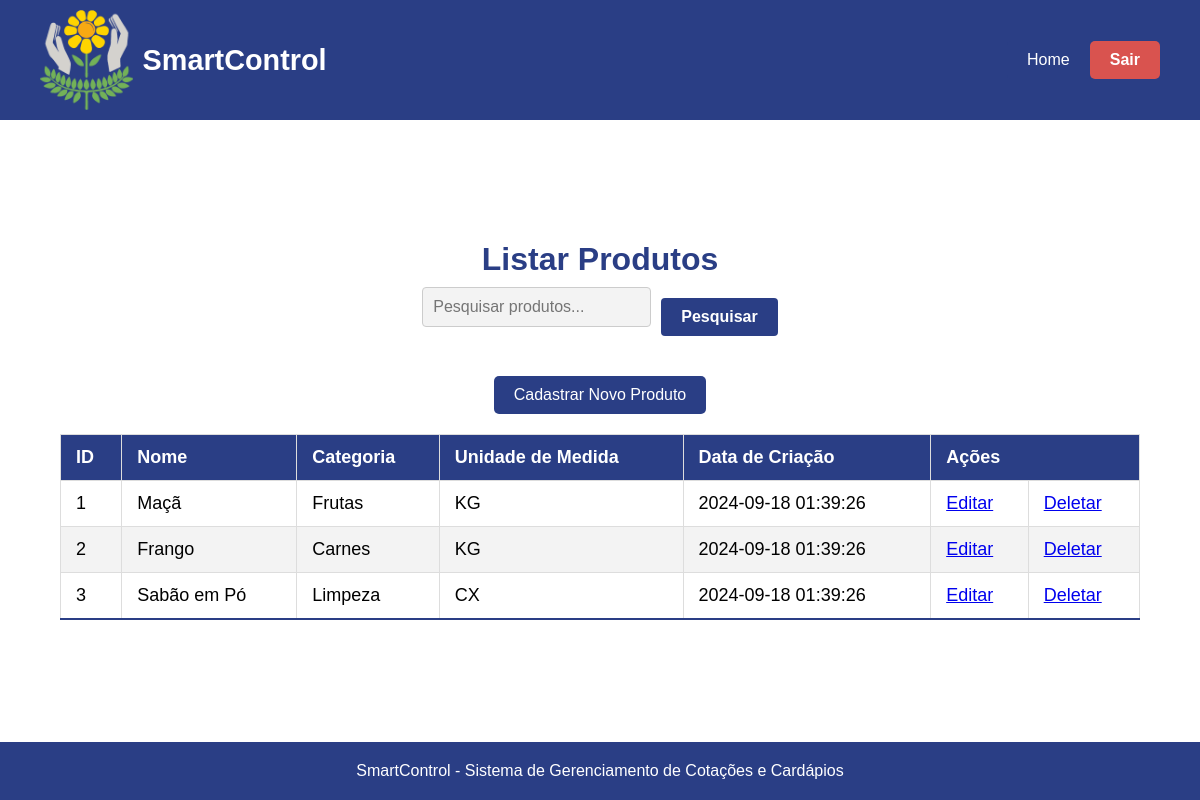
The app's page /assets/view/pages/produto/listarProduto/listarProduto.php, older data.
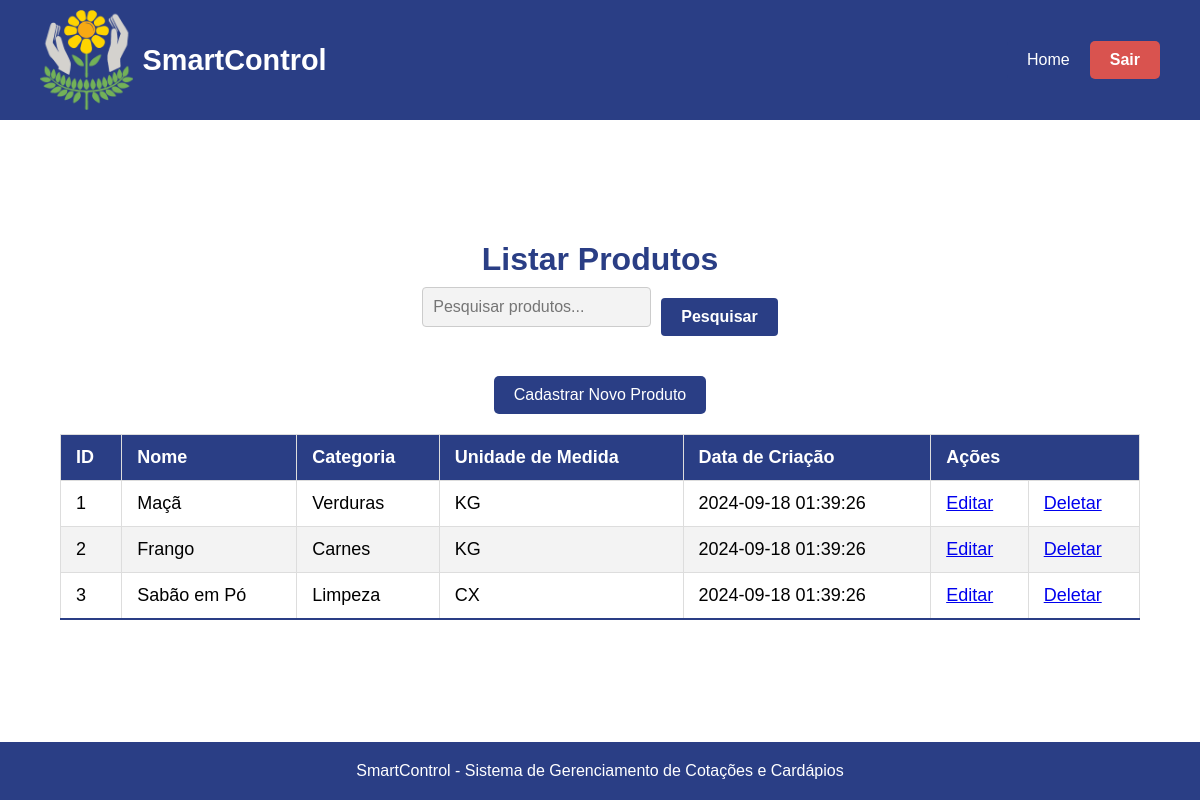
The same page, newer data.
### tables this page shows
CREATE TABLE `produtos` (
  `id` int(11) NOT NULL,
  `nome` varchar(100) NOT NULL,
  `categoria` varchar(100) DEFAULT NULL,
  `unidade_medida` enum('CX','UN','KG','MC','SC','BDJ','CBÇ') NOT NULL,
  `data_criacao` timestamp NOT NULL DEFAULT current_timestamp()
);

### assets/model/pdo/DataBase.php (called while the page is built, shortened)
<?php
class Database {
    private $host = 'localhost';
    private $dbname = 'sistema_apae';
    private $username = 'root';
    private $password = '';
    public $conn;
    public function __construct()
    {
        try {
            $this->conn = new PDO("mysql:host=$this->host;dbname=$this->dbname", $this->username, $this->password);
            $this->conn->setAttribute(PDO::ATTR_ERRMODE, PDO::ERRMODE_EXCEPTION);
        } catch (PDOException $exception) {
            echo "Erro na conexão: " . $exception->getMessage();
        }
    }
    public function read($table, $columns = "*", $id = null) {
        $sql = "SELECT $columns FROM $table";
        try {
            $stmt = $this->conn->prepare($sql);
            $stmt->execute();
            return $stmt->fetchAll(PDO::FETCH_ASSOC);
        } catch (PDOException $exception) {
            echo "Erro ao ler: " . $exception->getMessage();
            return false;
        }
    }
}
?>

### assets/controller/produtoController.php (called while the page is built, shortened)
<?php
require_once __DIR__ . '/../model/pdo/DataBase.php';
require_once __DIR__ .'/../model/produto.php';
class ControladorProdutos{
    private $bd;
    public function __construct() {
        $this->bd = new Database();
    }
    public function verProdutos(){
        $todosProdutos = $this->bd->read("produtos");
        $arr = [];
        foreach($todosProdutos as $produto){
            $novoProduto = new Produto($produto['id'], $produto['nome'], $produto['categoria'], $produto['unidade_medida'], $produto['data_criacao']);
            $arr[] = $novoProduto;
        }
        return $arr;
    }
}
?>

### assets/model/Produto.php (called while the page is built, shortened)
<?php
class Produto {
    private $id;
    private $nome;
    private $categoria;
    private $un;
    private $dt_criacao;
    public function __construct($id, $nome, $categoria, $un, $dt_criacao) {
        $this->id = $id;
        $this->nome = $nome;
        $this->categoria = $categoria;
        $this->un = $un;
        $this->dt_criacao = $dt_criacao;
    }
    public function getId() {
        return $this->id;
    }
    public function getNome() {
        return $this->nome;
    }
    public function getCategoria() {
        return $this->categoria;
    }
    public function getUn() {
        return $this->un;
    }
    public function getDtCriacao() {
        return $this->dt_criacao;
    }
}
?>

### assets/view/pages/produto/listarProduto/listarProduto.php (the view, shortened to what this page needs)
<?php
    require_once __DIR__ . "/../../../../controller/produtoController.php";
    $controler = new ControladorProdutos();
?>
<!DOCTYPE html>
<html lang="pt-BR">
<head>
    <link rel="stylesheet" href="../style.css">
</head>
<body>
<header>
    <section class="header-container">
        <section class="logo-container">
            <img src="../../../../../src/logo_sem_fundo.png" alt="Logo do SmartControl" class="logo">
            <h1 class="system-name">SmartControl</h1>
        </section>
        <section class="user-info">
            <a href="../../index.php" class="home-btn">Home</a>
            <a href="logout.php" class="logout-btn">Sair</a>
        </section>
    </section>
</header>
<main>
    <h1>Listar Produtos</h1>
    <section class="search">
        <input type="text" name="search" placeholder="Pesquisar produtos...">
        <button type="submit">Pesquisar</button>
    </section>
    <section class="add-product">
        <a href="../cadastroProduto/cadProduto.php" class="add-product-btn">Cadastrar Novo Produto</a>
    </section>
    <table>
        <thead>
            <tr>
                <th>ID</th>
                <th>Nome</th>
                <th>Categoria</th>
                <th>Unidade de Medida</th>
                <th>Data de Criação</th>
                <th colspan="2">Ações</th>
            </tr>
        </thead>
        <tbody>
            <?php
            if ($controler->verProdutos()) {
                $produtos = $controler->verProdutos();
                foreach ($produtos as $produto) {
                    echo "<tr>";
                    echo "<td>{$produto->getId()}</td>";
                    echo "<td>{$produto->getNome()}</td>";
                    echo "<td>{$produto->getCategoria()}</td>";
                    echo "<td>{$produto->getUn()}</td>";
                    echo "<td>{$produto->getDtCriacao()}</td>";
                    echo "<td><a href='../editarProduto/editProduto.php?id={$produto->getId()}'>Editar</a></td>";
                    echo "<td><a href='../deleteProduto/delProduto.php?id={$produto->getId()}'>Deletar</a></td>";
                    echo "</tr>";
                }
            } else {
                echo "<tr><td colspan='7'>Nenhum produto encontrado.</td></tr>";
            }
            ?>
        </tbody>
    </table>
</main>
<footer>
    <p>SmartControl - Sistema de Gerenciamento de Cotações e Cardápios</p>
</footer>
</body>
</html>

### assets/view/pages/produto/style.css (style rules this page uses)
h1 { color: #2a3e85; text-align: center; }
main { display: flex; justify-content: center; align-items: center; flex-direction: column; height: 80%; }
button { padding: 10px 20px; border: none; border-radius: 4px; background-color: #2a3e85; color: #fff; font-size: 1rem; cursor: pointer; transition: background-color 0.3s ease; }
table { width: 90%; border-collapse: collapse; margin: 20px 0; font-size: 18px; text-align: left; }
table thead tr { background-color: #2a3e85; color: #ffffff; text-align: left; font-weight: bold; }
table th, table td { padding: 12px 15px; border: 1px solid #dddddd; }
table tbody tr { border-bottom: 1px solid #dddddd; }
table tbody tr:nth-of-type(even) { background-color: #f3f3f3; }
table tbody tr:last-of-type { border-bottom: 2px solid #2a3e85; }
.search { display: flex; align-items: center; justify-content: center; margin-bottom: 20px; }
.search input[type="text"] { flex: 1; padding: 10px; margin-right: 10px; border: 1px solid #ccc; border-radius: 4px; max-width: 300px; }
.search button { padding: 10px 20px; border: none; border-radius: 4px; background-color: #2a3e85; color: #fff; font-size: 1rem; cursor: pointer; transition: background-color 0.3s ease; }
.home-btn { padding: 10px 20px; border: none; border-radius: 4px; background-color: #2a3e85; color: #fff; font-size: 1rem; cursor: pointer; text-decoration: none; transition: background-color 0.3s ease; }
.add-product { margin-top: 20px; text-align: right; }
.add-product-btn { display: inline-block; padding: 10px 20px; background-color: #2a3e85; color: white; text-decoration: none; border-radius: 5px; transition: background-color 0.3s ease; }

### assets/view/pages/global.css (style rules this page uses)
* { margin: 0; padding: 0; box-sizing: border-box; font-family: 'Arial', sans-serif; }
body { background-color: #ffffff; height: 100vh; }
header { background-color: #2a3e85; color: #fff; padding: 10px 20px; height: 15%; width: 100%; align-items: center; display: flex; }
.logo-container { display: flex; align-items: center; }
.logo { height: 100px; width: auto; margin-right: 10px; }
.system-name { font-size: 1.8rem; font-weight: bold; color: #ffffff; }
.user-info { display: flex; align-items: center; }
.header-container { width: 100%; padding: 10px 20px; display: flex; align-items: center; justify-content: space-between; }
.logout-btn { background-color: #d9534f; color: white; padding: 10px 20px; text-decoration: none; border-radius: 5px; font-weight: bold; transition: background-color 0.3s ease; }
input, select { width: 86%; padding: 8px; border: none; border-radius: 10px; background-color: #f3f3f3; font-size: 1rem; outline: none; transition: background-color 0.3s ease; }
button { padding: 15px; border: none; border-radius: 10px; background-color: #2a3e85; color: #ffffff; font-size: 1rem; font-weight: bold; cursor: pointer; margin-top: 20px; transition: background-color 0.3s ease; }
footer { text-align: center; padding: 20px; background-color: #2a3e85; color: #fff; width: 100%; position: fixed; bottom: 0; }

Row changes from the older to the newer data that the page shows:
changed produtos "Maçã": categoria "Frutas" → "Verduras"
